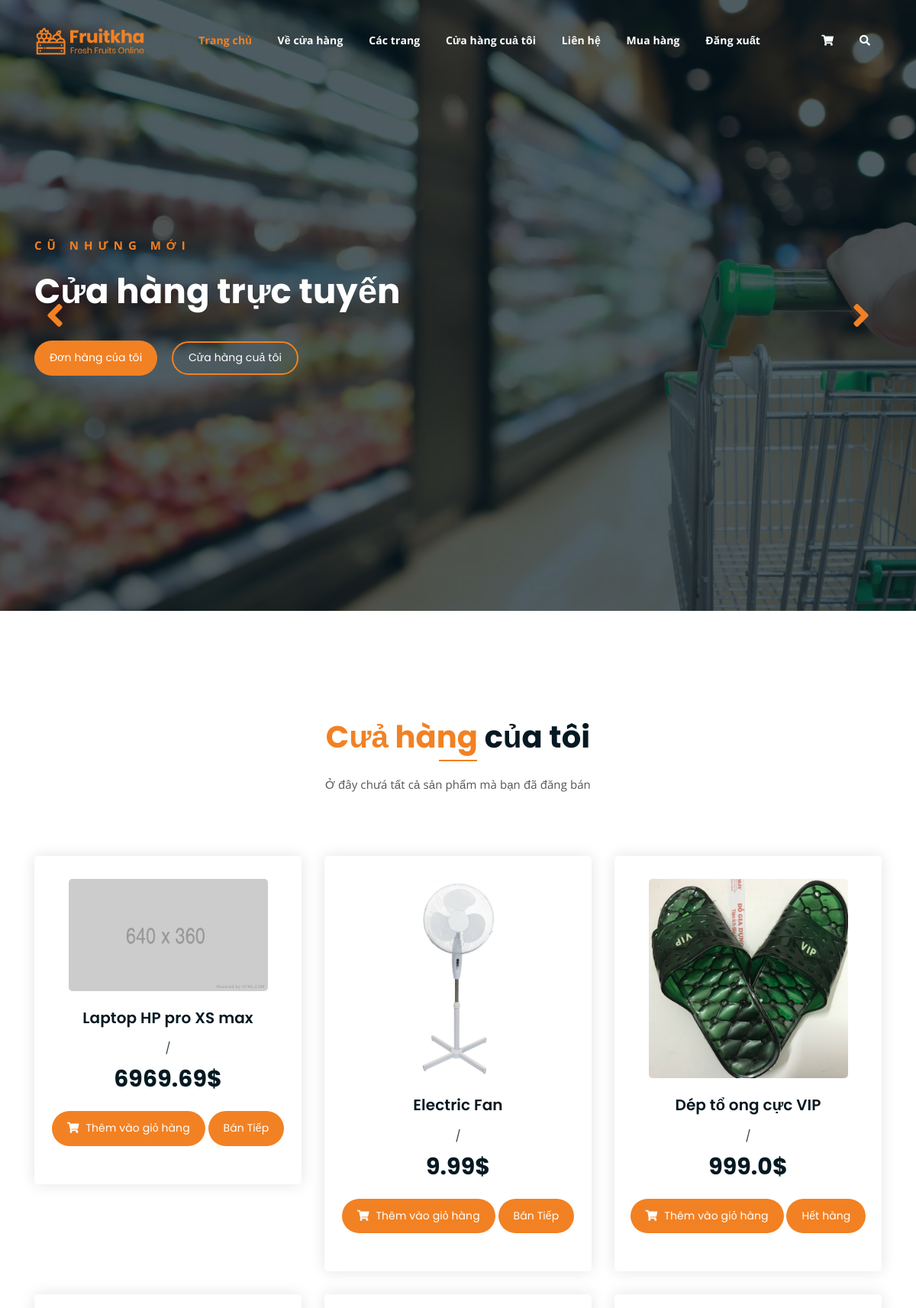
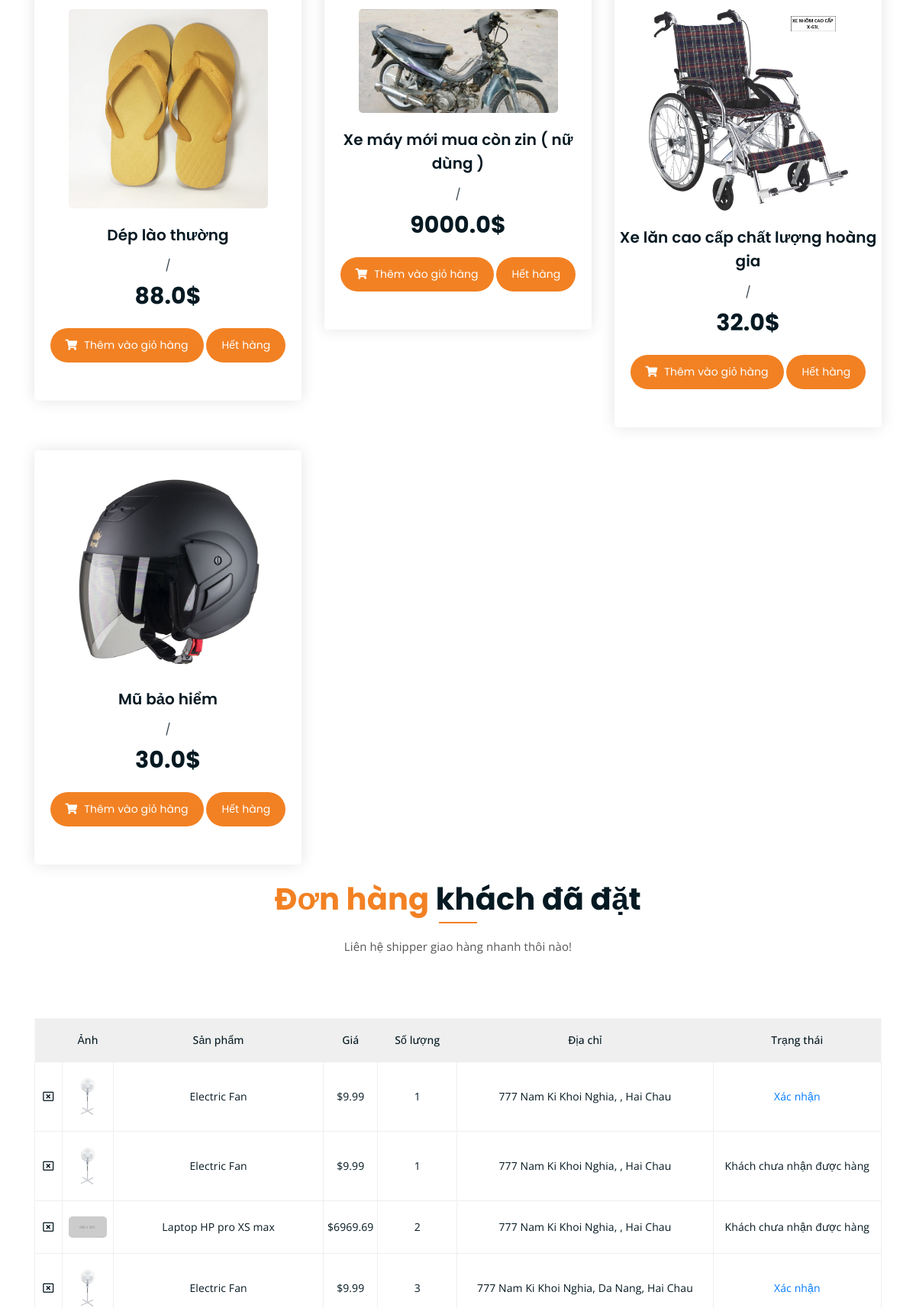
The app's page /info/ (signed in, upper part) with its own data (2 pictures, top to bottom).
### store/models.py (models this page shows, shortened)
class Product(models.Model):
    name = models.CharField(max_length=255, null=True)
    description = models.TextField(null=True)
    price = models.FloatField(null=True)
    available = models.BooleanField(default=True, null=True, blank=False)
    image = models.ImageField()
    seller = models.ForeignKey(User, on_delete=CASCADE, null=True)
    tag = models.ManyToManyField(Category, related_name="tag_product", blank=True)
    def __str__(self):
        return self.name

class OrderItem(models.Model):
    product = models.ForeignKey(Product, on_delete=models.CASCADE, null=True, blank=True)
    order = models.ForeignKey(Order, on_delete=models.CASCADE, null=True, blank=True)
    quantity = models.IntegerField(default=1, null=True, blank=True)
    shippingstatus = models.BooleanField(default=False, null=True, blank=False)
    added_date = models.DateTimeField(auto_now_add=True)
    seller = models.ForeignKey(User, on_delete=CASCADE, null=True )

class ShippingAddress(models.Model):
    customer = models.ForeignKey(Customer, on_delete=models.SET_NULL, null=True, blank=True)
    order = models.ForeignKey(Order,  on_delete=models.SET_NULL, null=True, blank=True)
    address = models.CharField(max_length=255, null=True, default=" ")
    district = models.CharField(max_length=55, null=True, default=" ")
    city = models.CharField(max_length=55, null=True, default=" ")
    added_date = models.DateTimeField(auto_now_add=True)
    shippingstatus = models.BooleanField(default=False, null=True, blank=False)
    seller = models.ForeignKey(User, on_delete=models.SET_NULL, null=True, blank=True, related_name="shipping_seller")
    product = models.ManyToManyField(Product, related_name="shipping_product", blank=True)
    orderitems = models.ManyToManyField(OrderItem, related_name="shipping_item", blank=True)

### store/views.py (the view)
# urls.py: path("info/", InfoView.as_view(), name="info"),
class InfoView(LoginRequiredMixin, ListView):
    model = Product
    context_object_name = "products"
    template_name = "store/info.html"
    def get_context_data(self, **kwargs):
        context = super(InfoView, self).get_context_data(**kwargs)
        context['product'] = Product.objects.filter(seller = self.request.user)
        context['shipping'] = ShippingAddress.objects.filter(seller = self.request.user, shippingstatus = False)
        context['shipped'] = ShippingAddress.objects.filter(seller = self.request.user, shippingstatus = True)
        context['order'] = Order.objects.filter(completed = True)
        context['orderitems'] = OrderItem.objects.filter(seller = self.request.user, order_id__in = [o for o in context['order']])
        for i in context['orderitems']:
                print(i.product)
        return context

### store/templates/store/info.html (shortened to what this page needs)
{% extends 'store/base.html' %}
{% load static %}
{% block content %}
	<div class="homepage-slider">
		<div class="single-homepage-slider homepage-bg-1">
			<div class="container">
				<div class="row">
					<div class="col-md-12 col-lg-7 offset-lg-1 offset-xl-0">
						<div class="hero-text">
							<div class="hero-text-tablecell">
								<p class="subtitle">Cũ nhưng mới</p>
								<h1>Cửa hàng trực tuyến</h1>
								<div class="hero-btns">
									<a href="{% url 'usershipping' %}" class="boxed-btn">Đơn hàng của tôi</a>
									<a href="{% url 'info' %}" class="bordered-btn">Cửa hàng cuả tôi</a>
								</div>
							</div>
						</div>
					</div>
				</div>
			</div>
		</div>
	</div>
<div class="product-section mt-150 mb-150">
    <div class="container">
        <div class="row">
            <div class="col-lg-8 offset-lg-2 text-center">
                <div class="section-title">
                    <h3><span class="orange-text">Cưả hàng </span>của tôi</h3>
                    <p>Ở đây chưá tất cả sản phẩm mà bạn đã đăng bán</p>
                </div>
            </div>
        </div>
        <div class="row">
            {% for produc in product %}
            <div class="col-lg-4 col-md-6 text-center">
                <div class="single-product-item">
                    <div class="product-image">
                        <a href="{% url 'detail' produc.id %}"><img src="{{ produc.image.url }}" alt=""></a>
                    </div>
                    <h3>{{produc.name}}</h3>
                    <p class="product-price"><span>/</span> {{produc.price}}$ </p>
                    <a href="{% url 'add' produc.id %}" class="cart-btn"><i class="fas fa-shopping-cart"></i> Thêm vào giỏ hàng</a>
                    {% if produc.available == True %}
                    <a href="{% url 'available' produc.id %}" class="boxed-btn">Hết hàng</a>
                    {% else %}
                    <a href="{% url 'available' produc.id %}" class="boxed-btn">Bán Tiếp</a>
                    {% endif %}
                </div>
            </div>
            {% empty %}
            <p><small>(Hiện bạn chưa bày bán bất cứ mặt hàng nào)</small></p>
            {% endfor %}
        </div>
        <div class="row">
            <div class="col-lg-8 offset-lg-2 text-center">
                <div class="section-title">
                    <h3><span class="orange-text">Đơn hàng </span>khách đã đặt</h3>
                    <p>Liên hệ shipper giao hàng nhanh thôi nào!</p>
                </div>
            </div>
        </div>
        <div class="row">
            <div class="col-lg-12 col-md-12">
                <div class="cart-table-wrap">
                    <table class="cart-table">
                        <thead class="cart-table-head">
                            <tr class="table-head-row">
                                <th class="product-remove"></th>
                                <th class="product-image">Ảnh</th>
                                <th class="product-name">Sản phẩm</th>
                                <th class="product-price">Giá</th>
                                <th class="product-quantity">Số lượng</th>
                                <th class="product-total">Địa chỉ</th>
                                <th class="product-total">Trạng thái</th>
                            </tr>
                        </thead>
                        <tbody>
                            {% for s in shipping %}
                            {%for n in s.orderitems.all %}
                            <tr class="table-body-row">
                                <td class="product-remove"><a href="#"><i class="far fa-window-close"></i></a></td>
                                <td class="product-image"><img src="{{n.product.image.url}}" alt=""></td>
                                <td class="product-name">{{n.product.name}}</td>
                                <td class="product-price">${{n.product.price}}</td>
                                <td class="product-quantity">{{n.quantity}}</td>
                                <td class="product-total">{{s.address}}, {{s.district}}, {{s.city}}</td>
                                <td>{% if n.shippingstatus == Null %}
                                    <div style="flex:1"><a href="{% url 'confirm' s.id %}">Xác nhận</a></div>
                                    {% else %}
                                    <div style="flex:1"><p>Khách chưa nhận được hàng</p></div>
                                    {% endif %}</td>
                            </tr>
                            {% endfor %}
                            {% empty %}
                                <p><small>(Hiện chưa có khách đặt hàng)</small></p>
                            {% endfor %}
                        </tbody>
                    </table>
                </div>
            </div>
        </div>
    </div>
</div>
{% endblock %}

### static/assets/css/responsive.css (style rules this page uses)
@media only screen and (min-width: 992px) and (max-width: 1200px) { .hero-text h1 { font-size: 45px; } }

### records on screen
Product: image (placeholder picture), name "Laptop HP pro XS max", price "6969.69", available "Bán Tiếp"
Product: image (picture), name "Electric Fan", price "9.99", available "Bán Tiếp"
Product: image (picture), name "Dép tổ ong cực VIP", price "999.0", available "Hết hàng"
Product: image (picture), name "Dép lào thường", price "88.0", available "Hết hàng"
Product: image (picture), name "Xe máy mới mua còn zin ( nữ dùng )", price "9000.0", available "Hết hàng"
Product: image (picture), name "Xe lăn cao cấp chất lượng hoàng gia", price "32.0", available "Hết hàng"
Product: image (picture), name "Mũ bảo hiểm", price "30.0", available "Hết hàng"
ShippingAddress: address "777 Nam Ki Khoi Nghia", city "Hai Chau"
OrderItem: product.image (picture), product.name "Electric Fan", product.price "9.99", quantity "1", shows "Xác nhận"
ShippingAddress: address "777 Nam Ki Khoi Nghia", city "Hai Chau"
OrderItem: product.image (picture), product.name "Electric Fan", product.price "9.99", quantity "1", shippingstatus "Khách chưa nhận được hàng"
OrderItem: product.image (placeholder picture), product.name "Laptop HP pro XS max", product.price "6969.69", quantity "2", shippingstatus "Khách chưa nhận được hàng"
ShippingAddress: address "777 Nam Ki Khoi Nghia", district "Da Nang", city "Hai Chau"
OrderItem: product.image (picture), product.name "Electric Fan", product.price "9.99", quantity "3", shows "Xác nhận"
